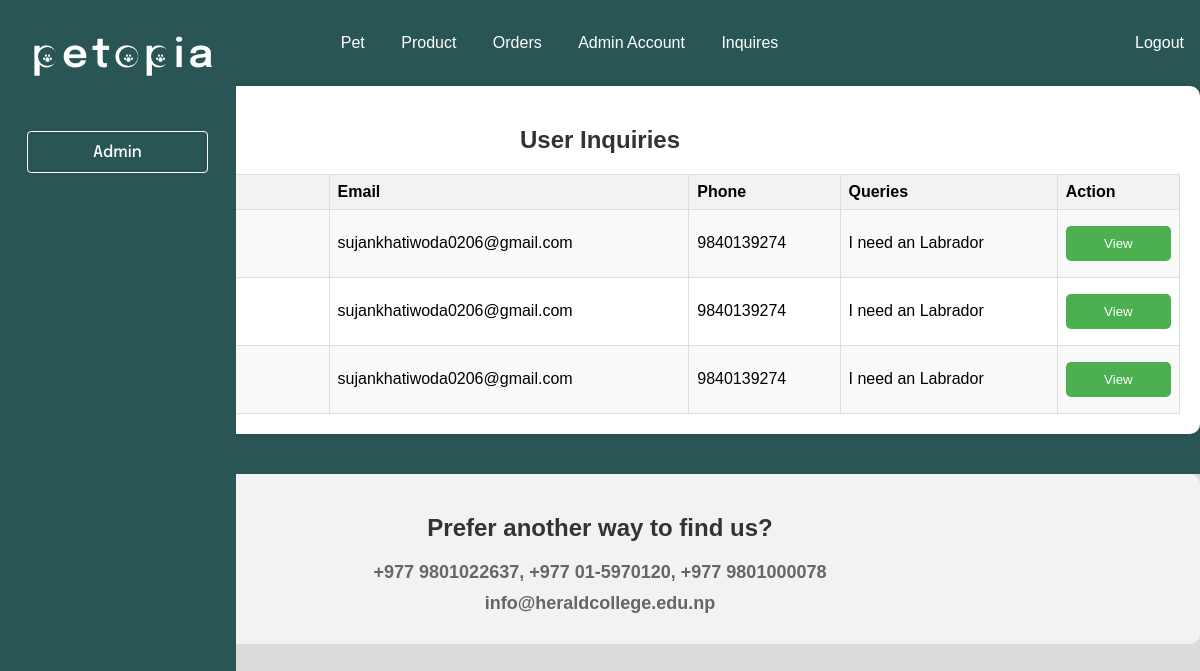
Page /Inquiries.php on the committed database.
### tables this page shows
CREATE TABLE `inquiries` (
  `id` int(11) NOT NULL,
  `firstname` varchar(50) DEFAULT NULL,
  `lastname` varchar(50) DEFAULT NULL,
  `email` varchar(100) DEFAULT NULL,
  `phone` varchar(15) DEFAULT NULL,
  `query` text DEFAULT NULL,
  `submission_date` timestamp NOT NULL DEFAULT current_timestamp()
);

### Inquiries.php (the view, shortened to what this page needs)
<!DOCTYPE html>
<html>
  <head>
    <link rel="stylesheet" href="./admin.css" />
  </head>
  <body>
    <div class="desktop-2">
      <header>
        <nav>
            <ul>
              <li class="dropdown">
                <a href="#" class="dropbtn">Pet</a>
            </li>
            <li class="dropdown">
                <a href="#" class="dropbtn">Product</a>
            </li>
                <li><a href="orders.php">Orders</a></li>
                <li><a href="Adminacc.php">Admin Account</a></li>
                <li><a href="Inquiries.php">Inquires</a></li>
                <li style="float:right"><a href="index.html">Logout</a></li>
            </ul>
        </nav>
        <div class="container">
        <h2>User Inquiries</h2>
        <table>
            <tr>
                <th>Customer Name</th>
                <th>Email</th>
                <th>Phone</th>
                <th>Queries</th>
                <th>Action</th>
            </tr>
            <?php
            $servername = "localhost";
            $username = "root";
            $password = "";
            $dbname = "addproducts";
            $conn = new mysqli($servername, $username, $password, $dbname);
            $sql = "SELECT * FROM inquiries";
            $result = $conn->query($sql);
            if ($result->num_rows > 0) {
                while ($row = $result->fetch_assoc()) {
                echo "<td>" . $row["firstname"] . " " . $row["lastname"] . "</td>";
                echo "<td>" . $row["email"] . "</td>";
                echo "<td>" . $row["phone"] . "</td>";
                echo "<td>" . $row["query"] . "</td>";
                echo "<td><button onclick='viewInquiry(\"" . $row["id"] . "\", \"" . $row["firstname"] . " " . $row["lastname"] . "\", \"" . $row["email"] . "\", \"" . $row["phone"] . "\", \"" . $row["query"] . "\")'>View</button></td>";
                }
            } else {
                echo "<tr><td colspan='5'>No inquiries found</td></tr>";
            }
            ?>
        </table>
    </div>
    <nav class="frame-parent" id="sideNav">
        <div class="admin-wrapper">
          <div class="admin">Admin</div>
        </div>
        <div class="petopia-parent" id="logo">
          <div class="petopia">petopia</div>
          <img class="vector-icon" alt="" src="./public/vector.svg" />
          <img class="vector-icon1" alt="" src="./public/vector.svg" />
          <img class="vector-icon2" alt="" src="./public/vector.svg" />
        </div>
      </nav>
    </header>
    <div class="contact-container">
            <h2>Prefer another way to find us?</h2>
            <p class="contact-info">+977 9801022637, +977 01-5970120, +977 9801000078</p>
            <p class="contact-info">info@heraldcollege.edu.np</p>
    </div>
  </body>
</html>

### admin.css (style rules this page uses)
body { margin: 0; line-height: normal; }
:root { --font-epilogue: Epilogue; --font-size-sm: 14px; --font-size-mini: 15px; --font-size-base: 16px; --font-size-xs: 12px; --color-gainsboro-100: #d9d9d9; --color-gray-100: #808080; --color-silver: #c4c4c4; --color-black: #000; --color-darkslategray: #295554; --color-white: #fff; --br-5xs: 8px; --br-10xs: 3px; --br-11xs: 2px; --br-9xs: 4px; }
.admin { position: relative; font-weight: 500; }
.admin-wrapper, .petopia { position: absolute; display: flex; align-items: center; justify-content: center; }
.admin-wrapper { top: 131px; left: 27px; border-radius: var(--br-9xs); border: 1px solid var(--color-white); box-sizing: border-box; height: 42px; overflow: hidden; flex-direction: row; padding: 8px 65px; }
.petopia { height: 65.52%; top: 17.24%; left: calc(50% - 84px); letter-spacing: 0.1em; font-weight: 600; width: 183px; }
.vector-icon, .vector-icon1 { height: 12.24%; width: 4.37%; top: 47.41%; bottom: 40.34%; max-width: 100%; max-height: 100%; }
.vector-icon { position: absolute; right: 42.23%; left: 53.4%; overflow: hidden; }
.vector-icon1 { right: 26.7%; left: 68.93%; }
.petopia-parent, .vector-icon1, .vector-icon2 { position: absolute; overflow: hidden; }
.vector-icon2 { height: 12.24%; width: 4.37%; top: 47.41%; right: 81.55%; bottom: 40.34%; left: 14.08%; max-width: 100%; max-height: 100%; }
.petopia-parent { top: 27px; left: 14px; width: 206px; height: 58px; text-align: center; font-size: 40px; }
.description, .frame-parent, .product-name { position: absolute; font-family: var(--font-epilogue); text-align: left; }
.frame-parent { margin: 0; top: 0; left: 0; background-color: var(--color-darkslategray); width: 236px; height: 1024px; overflow: hidden; font-size: var(--font-size-base); color: var(--color-white); }
.desktop-2, .frame-group { height: 1024px; overflow: hidden; }
.desktop-2 { width: 100%; position: relative; background-color: #dbdbdb; }

### Inquiries.php (style rules this page uses)
body { font-family: Arial, sans-serif; background-color: #f2f2f2; margin: 0; padding: 0; }
.container { max-width: 1200px; margin: 20px auto; padding: 20px; background-color: #fff; box-shadow: 0 0 10px rgba(0, 0, 0, 0.1); border-radius: 10px; }
.form-container, .contact-container { margin-bottom: 20px; padding: 20px; }
h2 { text-align: center; color: #333; }
button { background-color: #4CAF50; color: white; padding: 10px 20px; margin: 8px 0; border: none; border-radius: 5px; cursor: pointer; width: 100%; transition: background-color 0.3s ease; }
.contact-container { background-color: #f2f2f2; border-radius: 10px; padding: 20px; text-align: center; }
p { margin: 10px 0; color: #666; }
.contact-info { font-size: 18px; font-weight: bold; }
table { width: 100%; border-collapse: collapse; }
th, td { border: 1px solid #ddd; padding: 8px; text-align: left; }
th { background-color: #f2f2f2; }
body { margin: 0; font-family: Arial, sans-serif; }
header { background-color: #295554; padding: 20px 0; }
nav ul { list-style-type: none; margin: 0; padding: 0; text-align: center; }
nav ul li { display: inline; }
nav ul li a { color: #fff; text-decoration: none; padding: 14px 16px; display: inline-block; }
.dropdown { position: relative; display: inline-block; }

### rows in the picture
inquiries: email "sujankhatiwoda0206@gmail.com", phone "9840139274", query "I need an Labrador"
inquiries: email "sujankhatiwoda0206@gmail.com", phone "9840139274", query "I need an Labrador"
inquiries: email "sujankhatiwoda0206@gmail.com", phone "9840139274", query "I need an Labrador"
